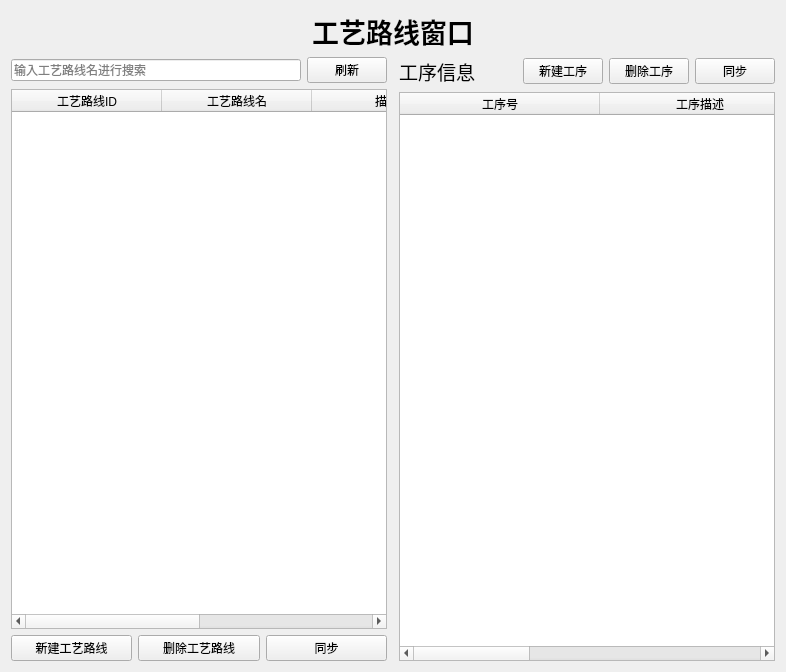
<?xml version="1.0" encoding="UTF-8"?>
<ui version="4.0">
 <class>Line</class>
 <widget class="QWidget" name="Line">
  <property name="geometry">
   <rect>
    <x>0</x>
    <y>0</y>
    <width>786</width>
    <height>672</height>
   </rect>
  </property>
  <property name="windowTitle">
   <string>Form</string>
  </property>
  <layout class="QVBoxLayout" name="verticalLayout" stretch="1,20">
   <item>
    <widget class="TitleLabel" name="lineLabel">
     <property name="font">
      <font>
       <pointsize>20</pointsize>
       <weight>75</weight>
       <bold>true</bold>
      </font>
     </property>
     <property name="text">
      <string>工艺路线窗口</string>
     </property>
     <property name="alignment">
      <set>Qt::AlignCenter</set>
     </property>
    </widget>
   </item>
   <item>
    <layout class="QHBoxLayout" name="horizontalLayout" stretch="0,0,0">
     <item>
      <layout class="QVBoxLayout" name="verticalLayout_2">
       <item>
        <layout class="QHBoxLayout" name="horizontalLayout_2">
         <item>
          <widget class="SearchLineEdit" name="lineEdit">
           <property name="placeholderText">
            <string>输入工艺路线名进行搜索</string>
           </property>
           <property name="clearButtonEnabled">
            <bool>false</bool>
           </property>
          </widget>
         </item>
         <item>
          <widget class="PushButton" name="lineRefresh">
           <property name="text">
            <string>刷新</string>
           </property>
          </widget>
         </item>
        </layout>
       </item>
       <item>
        <widget class="TableWidget" name="lineTable">
         <attribute name="horizontalHeaderDefaultSectionSize">
          <number>150</number>
         </attribute>
         <attribute name="horizontalHeaderStretchLastSection">
          <bool>false</bool>
         </attribute>
         <attribute name="verticalHeaderVisible">
          <bool>false</bool>
         </attribute>
         <column>
          <property name="text">
           <string>工艺路线ID</string>
          </property>
         </column>
         <column>
          <property name="text">
           <string>工艺路线名</string>
          </property>
         </column>
         <column>
          <property name="text">
           <string>描述</string>
          </property>
         </column>
         <column>
          <property name="text">
           <string>工作中心</string>
          </property>
         </column>
        </widget>
       </item>
       <item>
        <layout class="QHBoxLayout" name="horizontalLayout_4">
         <item>
          <widget class="PushButton" name="lineNew">
           <property name="text">
            <string>新建工艺路线</string>
           </property>
          </widget>
         </item>
         <item>
          <widget class="PushButton" name="lineRemove">
           <property name="text">
            <string>删除工艺路线</string>
           </property>
          </widget>
         </item>
         <item>
          <widget class="PrimaryPushButton" name="lineUpdate">
           <property name="text">
            <string>同步</string>
           </property>
          </widget>
         </item>
        </layout>
       </item>
      </layout>
     </item>
     <item>
      <widget class="VerticalSeparator" name="VerticalSeparator"/>
     </item>
     <item>
      <layout class="QVBoxLayout" name="verticalLayout_3">
       <item>
        <layout class="QHBoxLayout" name="horizontalLayout_3" stretch="1,2,1,1,1">
         <item>
          <widget class="StrongBodyLabel" name="workLabel">
           <property name="font">
            <font>
             <pointsize>14</pointsize>
            </font>
           </property>
           <property name="text">
            <string>工序信息</string>
           </property>
           <property name="alignment">
            <set>Qt::AlignCenter</set>
           </property>
          </widget>
         </item>
         <item>
          <spacer name="horizontalSpacer">
           <property name="orientation">
            <enum>Qt::Horizontal</enum>
           </property>
           <property name="sizeHint" stdset="0">
            <size>
             <width>40</width>
             <height>20</height>
            </size>
           </property>
          </spacer>
         </item>
         <item>
          <widget class="PushButton" name="workNew">
           <property name="sizePolicy">
            <sizepolicy hsizetype="Minimum" vsizetype="Fixed">
             <horstretch>0</horstretch>
             <verstretch>0</verstretch>
            </sizepolicy>
           </property>
           <property name="contextMenuPolicy">
            <enum>Qt::NoContextMenu</enum>
           </property>
           <property name="text">
            <string>新建工序</string>
           </property>
          </widget>
         </item>
         <item>
          <widget class="PushButton" name="workRemove">
           <property name="sizePolicy">
            <sizepolicy hsizetype="Minimum" vsizetype="Fixed">
             <horstretch>0</horstretch>
             <verstretch>0</verstretch>
            </sizepolicy>
           </property>
           <property name="text">
            <string>删除工序</string>
           </property>
          </widget>
         </item>
         <item>
          <widget class="PrimaryPushButton" name="workUpdate">
           <property name="sizePolicy">
            <sizepolicy hsizetype="Minimum" vsizetype="Fixed">
             <horstretch>0</horstretch>
             <verstretch>0</verstretch>
            </sizepolicy>
           </property>
           <property name="text">
            <string>同步</string>
           </property>
          </widget>
         </item>
        </layout>
       </item>
       <item>
        <widget class="TableWidget" name="workTable">
         <attribute name="horizontalHeaderCascadingSectionResizes">
          <bool>false</bool>
         </attribute>
         <attribute name="horizontalHeaderDefaultSectionSize">
          <number>200</number>
         </attribute>
         <attribute name="horizontalHeaderHighlightSections">
          <bool>true</bool>
         </attribute>
         <attribute name="horizontalHeaderShowSortIndicator" stdset="0">
          <bool>false</bool>
         </attribute>
         <attribute name="horizontalHeaderStretchLastSection">
          <bool>false</bool>
         </attribute>
         <attribute name="verticalHeaderVisible">
          <bool>false</bool>
         </attribute>
         <column>
          <property name="text">
           <string>工序号</string>
          </property>
         </column>
         <column>
          <property name="text">
           <string>工序描述</string>
          </property>
         </column>
         <column>
          <property name="text">
           <string>所属工艺路线号</string>
          </property>
         </column>
        </widget>
       </item>
      </layout>
     </item>
    </layout>
   </item>
  </layout>
 </widget>
 <customwidgets>
  <customwidget>
   <class>PushButton</class>
   <extends>QPushButton</extends>
   <header>qfluentwidgets</header>
  </customwidget>
  <customwidget>
   <class>PrimaryPushButton</class>
   <extends>PushButton</extends>
   <header>qfluentwidgets</header>
  </customwidget>
  <customwidget>
   <class>VerticalSeparator</class>
   <extends>QWidget</extends>
   <header>qfluentwidgets</header>
  </customwidget>
  <customwidget>
   <class>StrongBodyLabel</class>
   <extends>QLabel</extends>
   <header>qfluentwidgets</header>
  </customwidget>
  <customwidget>
   <class>TitleLabel</class>
   <extends>QLabel</extends>
   <header>qfluentwidgets</header>
  </customwidget>
  <customwidget>
   <class>LineEdit</class>
   <extends>QLineEdit</extends>
   <header>qfluentwidgets</header>
  </customwidget>
  <customwidget>
   <class>SearchLineEdit</class>
   <extends>LineEdit</extends>
   <header>qfluentwidgets</header>
  </customwidget>
  <customwidget>
   <class>TableWidget</class>
   <extends>QTableWidget</extends>
   <header>qfluentwidgets</header>
  </customwidget>
 </customwidgets>
 <resources/>
 <connections/>
</ui>
